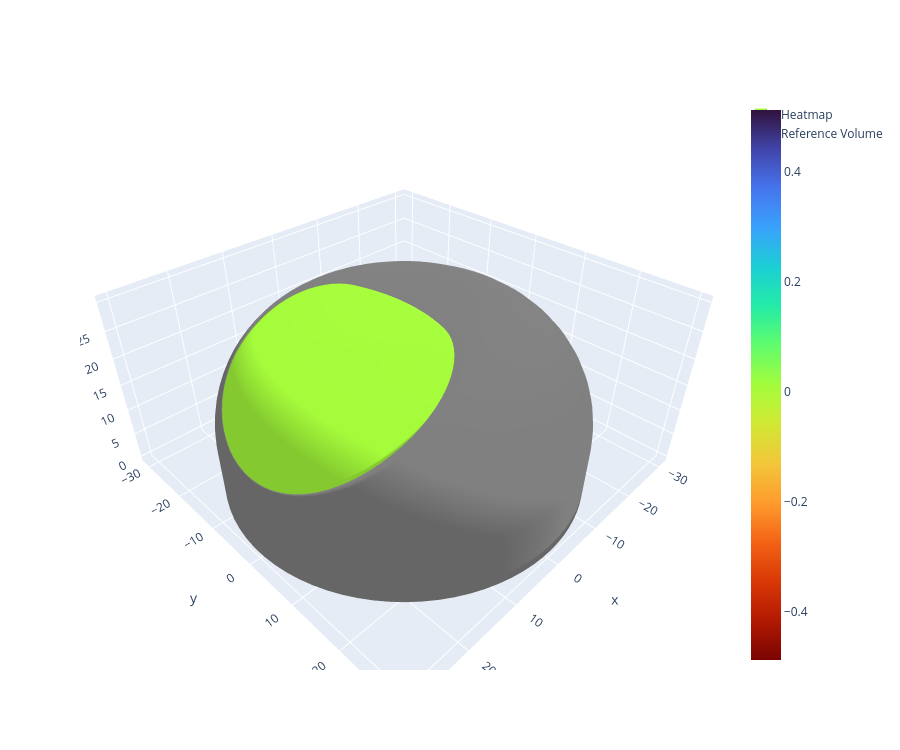

This figure's notebook cell:
### Code cell
# Decide the bounds you are going to consider for the heatmap
bounds = [array_of_errors.min(), array_of_errors[array_of_errors<1000].max()]
bounds_array = np.abs(np.array(bounds))
# lower_bound, upper_bound = 1*np.array([-1,1])*0.3
lower_bound, upper_bound = 1*np.array([-1,1])*np.round(bounds_array.min(), 1)
# Create the heatmap object
heatmap_object = MeshSlicer.Heatmap(surface_mesh,
                            array_of_errors,
                            array_of_errors.min(),
                            array_of_errors.max(),
                            colorscale = 'turbo_r')
# Plot the heatmap
fig = heatmap_object.plotly_figure()
x,y,z = reference_volume.vertices.T
i,j,k = reference_volume.faces.T
fig.add_mesh3d(x=x, y=y, z=z,
                  i=i, j=j, k=k,
                  name='Reference Volume',
                  opacity= 1,
                  color='grey', showlegend=True)
# heatmap_object.to_Rhino('./dinosaur_heatmap1.ply') # Uncomment to export to Rhino

### Figure 1 — Plotly figure (JSON) as saved in the notebook; plotly's stock layout.template omitted (floating-point values rounded to 4 significant figures; data arrays with more than 128 entries replaced by an {"elided": "..."} marker saying what was removed)
{"data": [{"cmax": -0.1309, "cmin": 0.01308, "colorscale": [[0, "#7a0402"], [0.07143, "#b11901"], [0.1429, "#d93806"], [0.2143, "#f36315"], [0.2857, "#fe9b2d"], [0.3571, "#f3c63a"], [0.4286, "#d1e834"], [0.5, "#a4fc3b"], [0.5714, "#61fc6c"], [0.6429, "#24eca6"], [0.7143, "#1bcfd4"], [0.7857, "#39a2fc"], [0.8571, "#4675ed"], [0.9286, "#4145ab"], [1, "#30123b"]], "i": {"elided": "8480 int values"}, "intensity": {"elided": "4242 float values"}, "j": {"elided": "8480 int values"}, "k": {"elided": "8480 int values"}, "name": "Heatmap", "showlegend": true, "showscale": true, "type": "mesh3d", "x": {"elided": "4242 float values"}, "y": {"elided": "4242 float values"}, "z": {"elided": "4242 float values"}}, {"color": "grey", "i": {"elided": "7644 int values"}, "j": {"elided": "7644 int values"}, "k": {"elided": "7644 int values"}, "name": "Reference Volume", "opacity": 1, "showlegend": true, "type": "mesh3d", "x": {"elided": "3824 float values"}, "y": {"elided": "3824 float values"}, "z": {"elided": "3824 float values"}}], "layout": {"height": 750, "scene": {"aspectmode": "data"}, "showlegend": true, "width": 900}}
